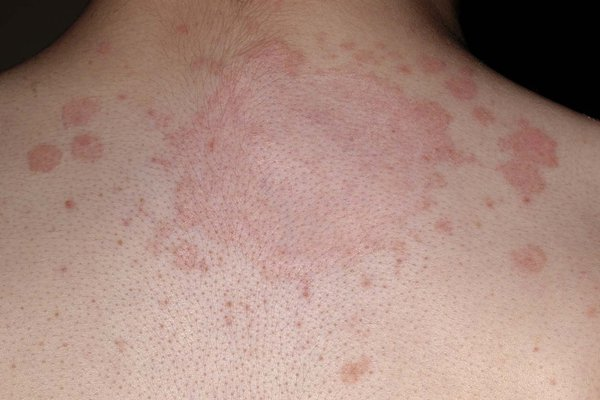
#> input picture Project350/server/test_img/M2700313-Ringworm_fungal_infection-SPL.origi.max-600x600.jpg, 600 x 400 px; its folder holds only this picture in this run
$ python -i util.py   (imports and definitions only)
#> lines starting #> are read from the running program, lines starting #| are printed output that depends on the picture
import joblib
import json
import numpy as np
import base64
import cv2
from wavelet import w2d

__class_name_to_number={}
__class_number_to_name={}

__model=None

def classify_image(image_base64_string,file_path=None):
    #img=cv2.imread(file_path)
    img=get_cv2_image_from_base64_string(image_base64_string)

    scalled_img=cv2.resize(img,(50,50))
    img_har=w2d(img,'db1',7)
    scalled_img_har=cv2.resize(img_har,(50,50))
    combined_img = np.vstack((scalled_img.reshape(50*50*3,1),scalled_img_har.reshape(50*50,1)))
    len_image_array=50*50*3+50*50
    #final=combined_img
    final=combined_img.reshape(1,len_image_array).astype(float)
    result=[]
    result.append(class_number_to_name(__model.predict(final)[0]))
    return result


def load_saved_artifacts():
    print("Loading saved artifacts....start")
    global __class_name_to_number
    global __class_number_to_name

    with open("./artifacts/class_dictionary.json","r") as f:
        __class_name_to_number=json.load(f)
        __class_number_to_name={v:k for k,v in __class_name_to_number.items()}
    global __model
    if __model is None:
        with open("./artifacts/saved_model.pkl","rb") as f:
            __model=joblib.load(f)
    print("Loading saved artifacts...done")


def get_cv2_image_from_base64_string(b64str):
    '''
    credit: https://stackoverflow.com/questions/33754935/read-a-base-64-encoded-image-from-memory-using-opencv-python-library
    :param uri:
    :return:
    '''
    encoded_data = b64str.split(',')[1]
    nparr = np.frombuffer(base64.b64decode(encoded_data), np.uint8)
    img = cv2.imdecode(nparr, cv2.IMREAD_COLOR)
    return img


def class_number_to_name(class_num):
    return __class_number_to_name[class_num]

def get_b64_test_image_for_cyst():
    with open("b64.txt") as f:
        return f.read()

# [2 lines not run here, left out]
    # [7 lines of commented-out code are left out]

>>> import cv2
>>> picture = cv2.imread('test_img/M2700313-Ringworm_fungal_infection-SPL.origi.max-600x600.jpg', cv2.IMREAD_GRAYSCALE)
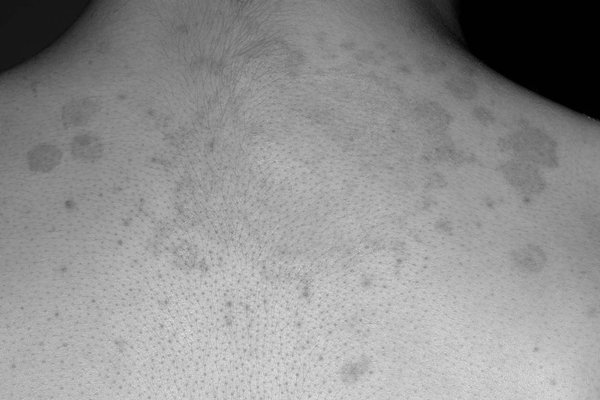
#> picture: shape (400, 600); min 0, max 232, mean 144.7
#> (the run stopped early here; a loop or call above may not have finished)

$ run again, on Project350/server/test_img/cyst.jpg
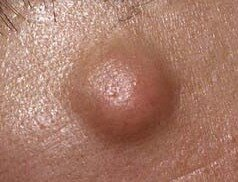
#> input picture Project350/server/test_img/cyst.jpg, 238 x 182 px
#> `picture = cv2.imread('test_img/M2700313-Ringworm_fungal_infection-SPL...`:
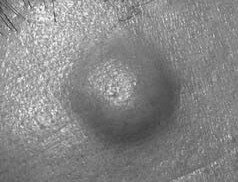
#> picture: shape (182, 238); min 44, max 253, mean 134.8

$ run again, on Project350/server/test_img/miliria.jpg
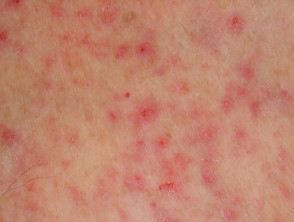
#> input picture Project350/server/test_img/miliria.jpg, 294 x 222 px
#> `picture = cv2.imread('test_img/M2700313-Ringworm_fungal_infection-SPL...`:
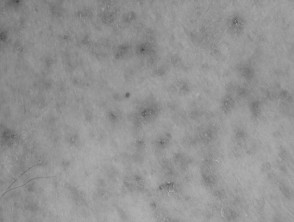
#> picture: shape (222, 294); min 66, max 180, mean 147.3

$ run again, on Project350/server/test_img/rings.jpg
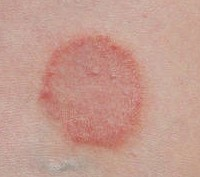
#> input picture Project350/server/test_img/rings.jpg, 200 x 177 px
#> `picture = cv2.imread('test_img/M2700313-Ringworm_fungal_infection-SPL...`:
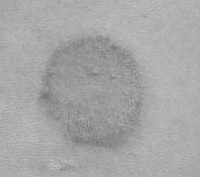
#> picture: shape (177, 200); min 115, max 196, mean 166.4
